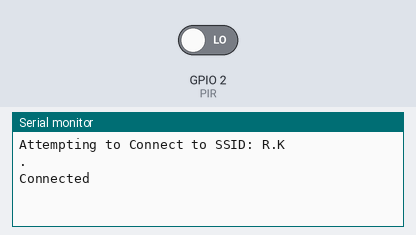
A sketch run on a simulated ESP32. On the bench: the last lines printed to the serial monitor. Inputs (shaded band) come from the test bench; at power-on: GPIO 2 (PIR) LOW. WiFi joins after 1.5 s; servers stay silent unless stated.

Above: at 8.0 s.
8.1 s: GPIO 2 (PIR) driven HIGH
At 9.6 s:
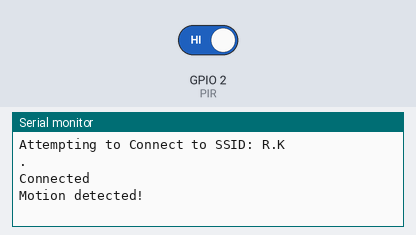
10.1 s: GPIO 2 (PIR) driven LOW
At 11.2 s:
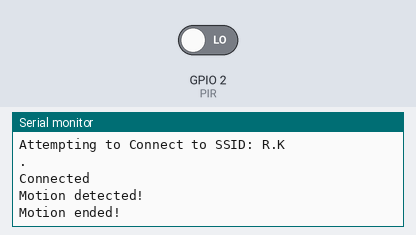

Measured:
- after the input at 8.1 s, the serial monitor: prints a new line after 0.20 s (image 1)
- after the input at 10.1 s, the serial monitor: prints a new line after 0.40 s (image 2)

The sketch:

1_smart_lighting_PIR_ThingSpeak_.ino
```cpp
#include  <DHT_U.h>
#include "ThingSpeak.h"
#include "WiFi.h"

char ssid[] = "R.K";
char pass[] = "20002001";

int ledPin = 13;
int PIR = 2;
int pirState = LOW;
int val = 0;
int PersonCount;
int LEDCount;
WiFiClient client;

//-------ThingSpeak Details------//
unsigned long myChannelField = 1647916;
const int ChannelField1 = 1;
const int ChannelField2 = 2;
const char * myWriteAPIKey = "3TPSCRI23HPEI77J";

void setup() {
  // put your setup code here, to run once:
pinMode(ledPin, OUTPUT);
pinMode(ledPin, INPUT);
Serial.begin(115200);
WiFi.mode(WIFI_STA);
ThingSpeak.begin(client);

}

void loop(){
  // -------------WiFi--------------//

  if(WiFi.status()!= WL_CONNECTED)
  {
    Serial.print("Attempting to Connect to SSID: ");
    Serial.println(ssid);

  while(WiFi.status()!= WL_CONNECTED)
  {
    WiFi.begin(ssid,pass);
    Serial.print(".");
    delay(5000);
  }

  Serial.println("\nConnected");
}

val = digitalRead(PIR); // read input value
if (val == HIGH) {
// check if the input is HIGH
digitalWrite(ledPin, HIGH); // turn LED ON
if (pirState == LOW) {
// we have just turned on
Serial.println("Motion detected!");
PersonCount++;
LEDCount++;
// We only want to print on the output change, not state
pirState = HIGH;
}
} else {
digitalWrite(ledPin, LOW); // turn LED OFF
if (pirState == HIGH){
// we have just turned of
Serial.println("Motion ended!");
// We only want to print on the output change, not state
pirState = LOW;
}
}

ThingSpeak.writeField(myChannelField, ChannelField1, PersonCount, myWriteAPIKey);
ThingSpeak.writeField(myChannelField, ChannelField2, LEDCount, myWriteAPIKey);

delay(500);
}
```
